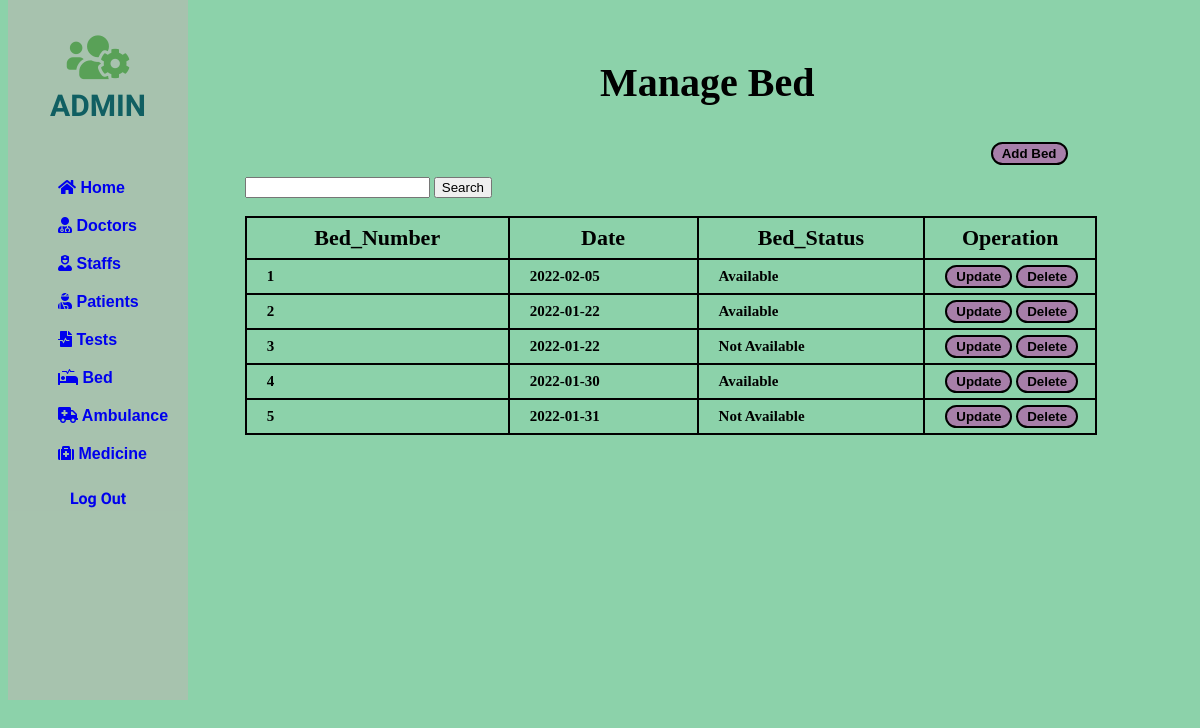
The page /php/bed/bed.php on the database its author committed.
### tables this page shows
CREATE TABLE IF NOT EXISTS `bed` (
  `Bed_Num` int(11) NOT NULL,
  `Date` date NOT NULL,
  `Bed_Status` enum('Available','Not Available') NOT NULL,
  `P_ID` int(11) DEFAULT NULL,
  PRIMARY KEY (`Bed_Num`),
  UNIQUE KEY `Bed_Num` (`Bed_Num`)
);

### php/bed/bed.php (the view, shortened to what this page needs)
<!DOCTYPE html>
<html lang="en">
<head>
    <link rel="stylesheet" href="https://use.fontawesome.com/releases/v5.15.4/css/all.css">
</head>
<body>
    <div class="slidebar">
        <header>
            <span>
                <i class="fas fa-users-cog"></i><br>
            </span>
            ADMIN
        </header>
        <ul>
            <li>
                <a href="/php/home.php"><i class="fas fa-home"></i> Home</a>
            </li>
            <li>
                <a href="/php/Doctor/doctor.php"><i class="fas fa-user-md"></i> Doctors</a>
            </li>
            <li>
                <a href="/php/staff/staff.php"><i class="fas fa-user-nurse"></i> Staffs</a>
            </li>
            <li>
                <a href="/php/patient/patient.php"><i class="fas fa-user-injured"></i> Patients</a>
            </li>
            <li>
                <a href="/php/test/test.php"><i class="fas fa-file-medical-alt"></i> Tests</a>
            </li>
            <li>
                <a href="/php/bed/bed.php"><i class="fas fa-procedures"></i> Bed</a>
            </li>
            <li>
                <a href="/php/Ambulence/ambulence.php"><i class="fas fa-ambulance"></i> Ambulance</a>
            </li>
            <li>
                <a href="/php/medicine/medicine.php"><i class="fas fa-medkit"></i> Medicine</a>
            </li>
        </ul>
        <div>
            <a style="text-decoration: none;" href="/php/index.php">
                <div class="logout">
                    Log Out
                </div>
            </a>
        </div>
    </div>
    <div class="container">
        <div class="row">
            <div style="margin-left: 50%; margin-top: 5%;">
                <h2>Manage <b>Bed</b></h2>
            </div>
            <div style="margin-left: 83%; margin-top: 3%;">
                <button><a href="/php/bed/add-bed.php">Add Bed</a></button>
            </div>
        </div>
    </div>
    <div class="card-body">
        <div style="margin-left: 20%; margin-top: 1%;">
         <form method="post" action="search.php">
                <input type="text" name="search" required />
                <input type="submit" value="Search" />
            </form>
            <br>
            <table id="dataTable" width="90%" cellspacing="10">
                <thead>
                    <tr>
                        <th> Bed_Number </th>
                        <th> Date </th>
                        <th> Bed_Status </th>
                        <th> Operation </th>
                    </tr>
                </thead>
                <tbody>
                    <?php
                    include 'db_conn.php';
                    $sql = " SELECT * FROM bed LIMIT 5";
                    $query = mysqli_query($conn, $sql);
                    while ($Patient_data = mysqli_fetch_array($query)) {
                    ?>
                        <tr>
                            <td><b><?php echo $Patient_data['Bed_Num'];  ?></b></td>
                            <td><?php echo $Patient_data['Date'];  ?></td>
                            <td><?php echo $Patient_data['Bed_Status'];  ?></td>
                            <td style="width: 140px;">
                                <button> <a href="/php/bed/update.php?Bed_Num=<?php echo $Patient_data['Bed_Num'];  ?>" class="btn btn-success"><b>Update</b></a></button>
                                <button><a href="/php/bed/Delete.php?Bed_Num=<?php echo $Patient_data['Bed_Num']; ?>" class="btn btn-danger"><b>Delete</b></a></button>
                            </td>
                        </tr>
                    <?php
                    }
                    ?>
                </tbody>
            </table>
        </div>
    </div>
</body>
</html>

### php/bed/bed.php (style rules this page uses)
body { background: rgba(96, 193, 138, 0.722); }
.slidebar { border: 20px; width: 15%; height: 700px; position: fixed; top: 0px; background-color: rgba(195, 179, 179, 0.493); }
.slidebar header { padding: 30px 10px; text-align: center; font-family: 'Mochiy Pop P One', sans-serif; font-size: 30px; font-weight: bolder; color: rgb(16, 95, 98); }
.slidebar header span { font-size: 50px; color: rgb(89, 161, 87); }
.slidebar ul li { list-style: none; padding: 10px; font-family: 'Lucida Sans', 'Lucida Sans Regular', 'Lucida Grande', 'Lucida Sans Unicode', Geneva, Verdana, sans-serif; font-weight: bolder; }
.slidebar ul li a { text-decoration: none; }
table, th, td { border: 1px solid black; border-collapse: collapse; }
h2 { font-size: 40px; }
table { border: 2px solid black; }
th { padding: 7px; border: 2px solid black; font-size: 22px; }
td { border: 2px solid black; padding: 5px 10px 5px 20px; font-size: 15px; font-weight: bolder; }
button { border: solid 2px black; border-radius: 15px; padding: 2px 6px; background-color: rgb(167, 127, 169); }
button a { text-decoration: none; color: black; font-weight: bolder; padding: 2px 3px; }
.logout { text-align: center; margin-top: 10px; font-family: 'Mochiy Pop P One', sans-serif; font-weight: bolder; }

### rows shown on the page
bed: Bed_Num "1", Date "2022-02-05", Bed_Status "Available"
bed: Bed_Num "2", Date "2022-01-22", Bed_Status "Available"
bed: Bed_Num "3", Date "2022-01-22", Bed_Status "Not Available"
bed: Bed_Num "4", Date "2022-01-30", Bed_Status "Available"
bed: Bed_Num "5", Date "2022-01-31", Bed_Status "Not Available"
